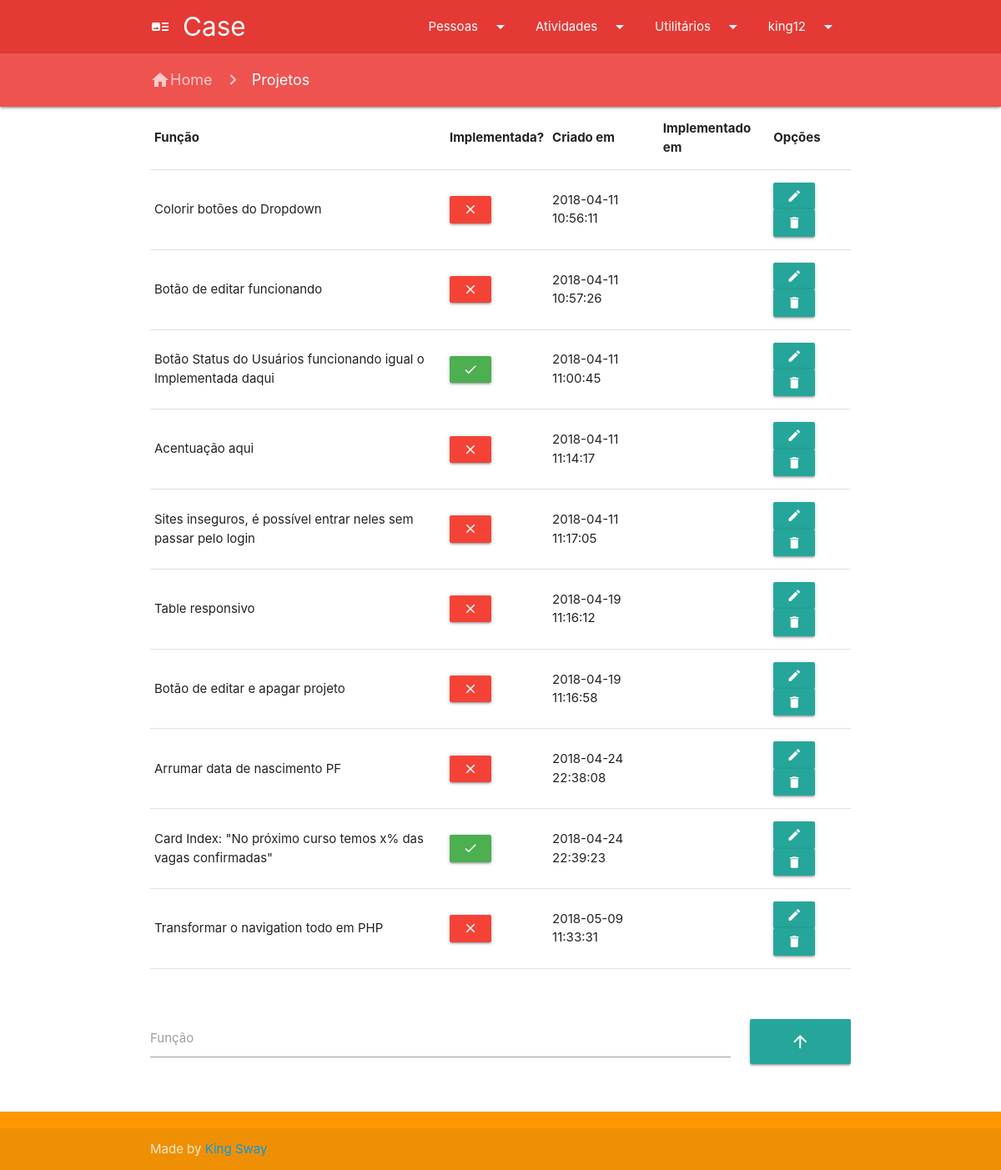
Page /page_projetos.php (signed in) on the committed database.
### tables this page shows
CREATE TABLE `tb_users` (
  `id` int(11) NOT NULL,
  `login` varchar(255) NOT NULL,
  `email` varchar(255) NOT NULL,
  `senha` varchar(255) NOT NULL,
  `permissoes` varchar(255) NOT NULL DEFAULT '0' COMMENT '1 - PF 2 - PJ 3 - Cursos 4 - Livros 5 - Inscrições 6 - Voucher 7 - Contas a Pagar 8 - A Receber 9 - Usuários 10 - Projetos; 11 - Marketing',
  `status` int(1) NOT NULL DEFAULT '1'
);

CREATE TABLE `tb_projetos` (
  `id` int(255) NOT NULL,
  `funcao` varchar(255) NOT NULL,
  `implementada` int(1) NOT NULL DEFAULT '0',
  `criadoem` timestamp NULL DEFAULT CURRENT_TIMESTAMP,
  `implementadaem` date DEFAULT NULL
);

### page_projetos.php (the view, shortened to what this page needs)
<!DOCTYPE html>
<html>
  <head>
    <link href="css/materialize.css" type="text/css" rel="stylesheet" media="screen,projection"/>
    <link href="css/style.css" type="text/css" rel="stylesheet" media="screen,projection"/>
  </head>
  <body>
		<?php require_once ("padroes/navigation.php"); ?>
    <nav class="red lighten-1" role="navigation">
      <div class="nav-wrapper container">
        <a href="index.php" class="breadcrumb"><i class="material-icons">home</i>Home</a>
        <a class="breadcrumb">Projetos</a>
      </div>
    </nav>
    <main>
    <div class="container" style="overflow-x:auto;">
      <form method="POST" action="#" class="col s12">
    <table cellpadding="1">
      <tr class="hoverable">
        <th>Função</th>
        <th>Implementada?</th>
        <th>Criado em</th>
        <th>Implementado em</th>
        <th>Opções</th>
      </tr>
      <?php
        $db = mysqli_connect('localhost', 'root', '', 'dbcollege');
        $query = "SELECT id, funcao, implementada, criadoem, implementadaem FROM tb_projetos ORDER BY criadoem ASC";
        $result = mysqli_query($db, $query);
        while ($user = mysqli_fetch_assoc($result)){ ?>
        <tr class="hoverable">
          <td><?php echo $user['funcao']?></td>
          <?php
          if ($user['implementada'] == 0) { echo '<td><Button name="btnImplementado" value="'.$user['id'].'" class="btn-small red"><i class="material-icons">clear</i></Button></td>';}
          if ($user['implementada'] == 1) { echo '<td><Button name="btnImplementado" value="'.$user['id'].'" class="btn-small green"><i class="material-icons">done</i></Button></td>';}
          ?>
          <td><?php echo $user['criadoem']?></td>
          <td><?php echo $user['implementadaem']?></td>
          <td><form method="POST" action="edit_projeto.php"><button name="btnEditProjeto" value=<?php echo $user['id']; ?> class="btn-small"><i class="material-icons">edit</i></button></form>
            <button name="btnDeleteProjeto" value=<?php echo $user['id']; ?> class="btn-small"><i class="material-icons">delete</i> </td>
        </tr>
      <?php } ?>
    </table>
    </form>
    <br>
    <br>
    <form method="POST" action="#" class="col s12">
      <div class="row">
        <div class="input-field col s10">
          <input type="text" name="txtFuncao">
          <label>Função</label>
        </div>
        <div class="input-field col s2">
          <button name="btnProjeto" class="btn-large" style="width: 100%"><i class="material-icons">arrow_upward</i></button>
        </div>
      </div>
    </form>
    </div>
<br>
</main>
  <?php require_once("padroes/footer.php"); ?>
</body>
</html>

### padroes/navigation.php (shortened to what this page needs)
<!DOCTYPE html>
<html>
<head>
</head>
<body>
  <?php
    $db = mysqli_connect('localhost', 'root', '', 'dbcollege');
    if (isset($_SESSION['usuario'])){
      $usuario = $_SESSION['usuario'];
      $query = "SELECT permissoes FROM tb_users WHERE login='$usuario'";
      $result = mysqli_query($db, $query);
      while ($user = mysqli_fetch_assoc($result)){
        $permissoes = explode(',',$user['permissoes']);
       ?>
    <nav class="red darken-1" role="navigation">
      <div class="nav-wrapper container">
        <a id="logo-container" class="brand-logo"><i class="large material-icons">art_track</i>Case</a>
        <ul id="navSite" class="right hide-on-med-and-down">
          <li><a <?php if(in_array("1", $permissoes) || in_array("2", $permissoes)) echo 'class="dropdown-trigger"'; else echo 'class="dropdown-trigger hide"'; ?>  href="#!" data-target="dropdownPessoas">Pessoas<i class="material-icons arrow right">arrow_drop_down</i></a></li>
          <li><a <?php if(in_array("3", $permissoes) || in_array("4", $permissoes) || in_array("5", $permissoes) || in_array("6", $permissoes)) echo 'class="dropdown-trigger"'; else echo 'class="dropdown-trigger hide"'; ?> href="#!" data-target="dropdownAtividades">Atividades<i class="material-icons arrow right">arrow_drop_down</i></a></li>
          <li><a <?php if(in_array("9", $permissoes) || in_array("10", $permissoes)) echo 'class="dropdown-trigger"'; else echo 'class="dropdown-trigger hide"'; ?> href="#!" data-target="dropdownUtilitarios">Utilitários<i class="material-icons arrow right">arrow_drop_down</i></a></li>
          <?php  if (isset($_SESSION['usuario'])) : ?>
          <li><a class="dropdown-trigger" href="#!" data-target="dropdownLogin"><?php echo $_SESSION['usuario']; ?><i class="material-icons arrow right">arrow_drop_down</i></a></li>
          <?php endif ?>
        </ul>
      </div>
    </nav>
    <?php }}?>
</body>
</html>

### padroes/footer.php (style rules this page uses)
body { display: flex;min-height: 100vh;flex-direction: column; }
main { flex: 1 0 auto; }

### rows in the picture
tb_projetos: funcao "Colorir botões do Dropdown", $user['id'] 1 (drawn), criadoem "2018-04-11 10:56:11"
tb_projetos: funcao "Botão de editar funcionando", $user['id'] 2 (drawn), criadoem "2018-04-11 10:57:26"
tb_projetos: funcao "Botão Status do Usuários funcionando igual o Implementada daqui", $user['id'] 3 (drawn), criadoem "2018-04-11 11:00:45"
tb_projetos: funcao "Acentuação aqui", $user['id'] 4 (drawn), criadoem "2018-04-11 11:14:17"
tb_projetos: funcao "Sites inseguros, é possível entrar neles sem passar pelo login", $user['id'] 5 (drawn), criadoem "2018-04-11 11:17:05"
tb_projetos: funcao "Table responsivo", $user['id'] 6 (drawn), criadoem "2018-04-19 11:16:12"
tb_projetos: funcao "Botão de editar e apagar projeto", $user['id'] 7 (drawn), criadoem "2018-04-19 11:16:58"
tb_projetos: funcao "Arrumar data de nascimento PF", $user['id'] 8 (drawn), criadoem "2018-04-24 22:38:08"
tb_projetos: funcao "Card Index: \"No próximo curso temos x% das vagas confirmadas\"", $user['id'] 9 (drawn), criadoem "2018-04-24 22:39:23"
tb_projetos: funcao "Transformar o navigation todo em PHP", $user['id'] 11 (drawn), criadoem "2018-05-09 11:33:31"
